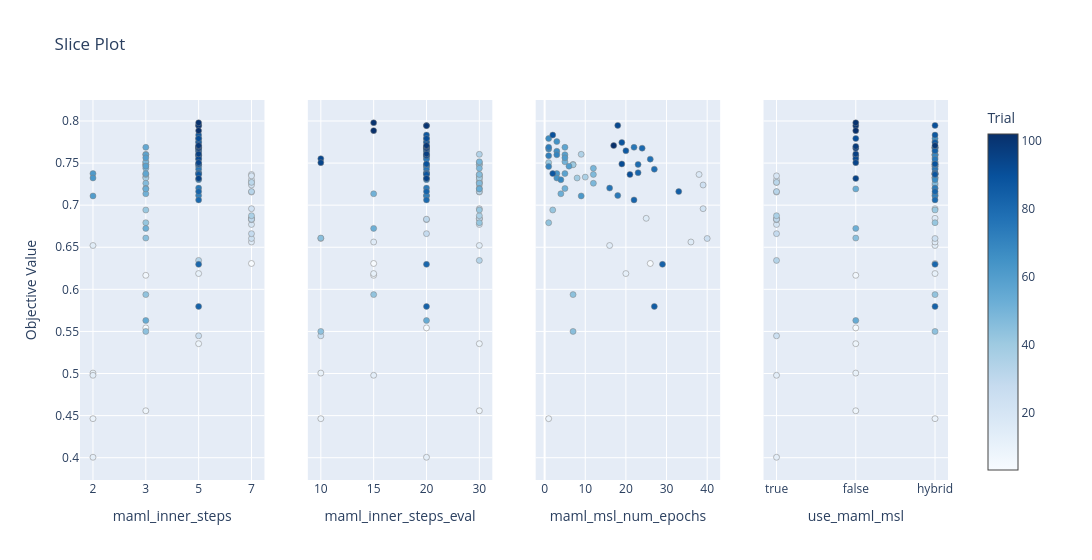

The cell this chart's notebook holds for it:
### Code cell
fig_slice = plot_slice(study, params=params_to_plot_MAMLPP)
fig_slice.show()

### Figure 1 — Plotly figure (JSON) as saved in the notebook; plotly's stock layout.template omitted (floating-point values rounded to 4 significant figures)
{"data": [{"marker": {"color": [3, 4, 5, 6, 7, 8, 9, 10, 11, 12, 13, 14, 15, 16, 17, 18, 19, 20, 21, 22, 23, 24, 25, 26, 27, 28, 29, 30, 31, 32, 33, 34, 35, 36, 37, 38, 39, 40, 41, 42, 43, 44, 45, 46, 47, 48, 49, 50, 51, 52, 53, 54, 55, 56, 57, 58, 59, 60, 61, 62, 63, 64, 65, 66, 67, 68, 69, 70, 71, 72, 73, 74, 75, 76, 77, 78, 79, 80, 81, 82, 83, 84, 85, 86, 87, 88, 89, 90, 91, 92, 93, 94, 95, 96, 97, 98, 99, 100, 101, 102], "colorbar": {"title": {"text": "Trial"}, "x": 1, "xpad": 40}, "colorscale": [[0, "rgb(247,251,255)"], [0.125, "rgb(222,235,247)"], [0.25, "rgb(198,219,239)"], [0.375, "rgb(158,202,225)"], [0.5, "rgb(107,174,214)"], [0.625, "rgb(66,146,198)"], [0.75, "rgb(33,113,181)"], [0.875, "rgb(8,81,156)"], [1, "rgb(8,48,107)"]], "line": {"color": "Grey", "width": 0.5}, "showscale": true}, "mode": "markers", "name": "Feasible Trial", "showlegend": false, "type": "scatter", "x": [7, 3, 7, 3, 3, 5, 2, 2, 5, 2, 2, 2, 7, 7, 7, 7, 7, 7, 7, 7, 7, 7, 5, 7, 7, 7, 7, 7, 7, 7, 5, 3, 3, 7, 3, 3, 3, 3, 3, 3, 3, 3, 3, 3, 3, 3, 3, 3, 3, 3, 3, 3, 3, 3, 3, 3, 3, 2, 2, 2, 5, 5, 5, 5, 5, 5, 5, 5, 5, 5, 5, 5, 5, 5, 5, 5, 5, 5, 5, 5, 5, 5, 5, 5, 5, 5, 5, 5, 5, 5, 5, 5, 5, 5, 5, 5, 5, 5, 5, 5], "xaxis": "x", "y": [0.6307, 0.5542, 0.7271, 0.6167, 0.4557, 0.5354, 0.4464, 0.5005, 0.6188, 0.4005, 0.4979, 0.6521, 0.6562, 0.6844, 0.7365, 0.7302, 0.7349, 0.6771, 0.6833, 0.6958, 0.724, 0.6604, 0.5448, 0.7156, 0.6839, 0.6661, 0.6828, 0.6833, 0.7271, 0.7161, 0.6344, 0.7604, 0.7333, 0.6875, 0.7484, 0.7323, 0.7479, 0.7505, 0.6943, 0.6792, 0.5938, 0.55, 0.6609, 0.7365, 0.726, 0.7438, 0.7516, 0.7198, 0.7135, 0.6724, 0.7193, 0.563, 0.7688, 0.7375, 0.7599, 0.7464, 0.7562, 0.7109, 0.7375, 0.7323, 0.7755, 0.7641, 0.7792, 0.7667, 0.7302, 0.7599, 0.7458, 0.7589, 0.7688, 0.7115, 0.7688, 0.7203, 0.7547, 0.7427, 0.7484, 0.7677, 0.7385, 0.7063, 0.6297, 0.7161, 0.5797, 0.7646, 0.7375, 0.7745, 0.7833, 0.7365, 0.749, 0.7948, 0.7792, 0.7589, 0.7552, 0.7505, 0.7318, 0.7609, 0.7677, 0.7698, 0.7708, 0.7943, 0.7979, 0.7885], "yaxis": "y"}, {"marker": {"color": [3, 4, 5, 6, 7, 8, 9, 10, 11, 12, 13, 14, 15, 16, 17, 18, 19, 20, 21, 22, 23, 24, 25, 26, 27, 28, 29, 30, 31, 32, 33, 34, 35, 36, 37, 38, 39, 40, 41, 42, 43, 44, 45, 46, 47, 48, 49, 50, 51, 52, 53, 54, 55, 56, 57, 58, 59, 60, 61, 62, 63, 64, 65, 66, 67, 68, 69, 70, 71, 72, 73, 74, 75, 76, 77, 78, 79, 80, 81, 82, 83, 84, 85, 86, 87, 88, 89, 90, 91, 92, 93, 94, 95, 96, 97, 98, 99, 100, 101, 102], "colorbar": {"title": {"text": "Trial"}, "x": 1, "xpad": 40}, "colorscale": [[0, "rgb(247,251,255)"], [0.125, "rgb(222,235,247)"], [0.25, "rgb(198,219,239)"], [0.375, "rgb(158,202,225)"], [0.5, "rgb(107,174,214)"], [0.625, "rgb(66,146,198)"], [0.75, "rgb(33,113,181)"], [0.875, "rgb(8,81,156)"], [1, "rgb(8,48,107)"]], "line": {"color": "Grey", "width": 0.5}, "showscale": false}, "mode": "markers", "name": "Feasible Trial", "showlegend": false, "type": "scatter", "x": [15, 20, 30, 15, 30, 30, 10, 10, 15, 20, 15, 30, 15, 30, 30, 30, 30, 30, 30, 30, 30, 10, 10, 30, 30, 20, 20, 20, 30, 30, 30, 30, 30, 30, 30, 30, 30, 30, 30, 30, 15, 10, 10, 30, 30, 30, 30, 30, 15, 15, 30, 20, 20, 20, 20, 20, 20, 20, 20, 20, 20, 20, 20, 20, 20, 20, 20, 20, 20, 20, 20, 20, 20, 20, 20, 20, 20, 20, 20, 20, 20, 20, 20, 20, 20, 20, 20, 20, 20, 20, 10, 10, 20, 20, 20, 20, 20, 20, 15, 15], "xaxis": "x2", "y": [0.6307, 0.5542, 0.7271, 0.6167, 0.4557, 0.5354, 0.4464, 0.5005, 0.6188, 0.4005, 0.4979, 0.6521, 0.6562, 0.6844, 0.7365, 0.7302, 0.7349, 0.6771, 0.6833, 0.6958, 0.724, 0.6604, 0.5448, 0.7156, 0.6839, 0.6661, 0.6828, 0.6833, 0.7271, 0.7161, 0.6344, 0.7604, 0.7333, 0.6875, 0.7484, 0.7323, 0.7479, 0.7505, 0.6943, 0.6792, 0.5938, 0.55, 0.6609, 0.7365, 0.726, 0.7438, 0.7516, 0.7198, 0.7135, 0.6724, 0.7193, 0.563, 0.7688, 0.7375, 0.7599, 0.7464, 0.7562, 0.7109, 0.7375, 0.7323, 0.7755, 0.7641, 0.7792, 0.7667, 0.7302, 0.7599, 0.7458, 0.7589, 0.7688, 0.7115, 0.7688, 0.7203, 0.7547, 0.7427, 0.7484, 0.7677, 0.7385, 0.7063, 0.6297, 0.7161, 0.5797, 0.7646, 0.7375, 0.7745, 0.7833, 0.7365, 0.749, 0.7948, 0.7792, 0.7589, 0.7552, 0.7505, 0.7318, 0.7609, 0.7677, 0.7698, 0.7708, 0.7943, 0.7979, 0.7885], "yaxis": "y2"}, {"marker": {"color": [3, 9, 11, 14, 15, 16, 17, 22, 23, 24, 34, 35, 37, 38, 39, 40, 41, 42, 43, 44, 46, 47, 48, 49, 50, 51, 55, 56, 57, 58, 59, 60, 61, 62, 63, 64, 65, 66, 67, 68, 69, 70, 71, 72, 73, 74, 75, 76, 77, 78, 79, 80, 81, 82, 83, 84, 85, 86, 87, 88, 89, 90, 99], "colorbar": {"title": {"text": "Trial"}, "x": 1, "xpad": 40}, "colorscale": [[0, "rgb(247,251,255)"], [0.125, "rgb(222,235,247)"], [0.25, "rgb(198,219,239)"], [0.375, "rgb(158,202,225)"], [0.5, "rgb(107,174,214)"], [0.625, "rgb(66,146,198)"], [0.75, "rgb(33,113,181)"], [0.875, "rgb(8,81,156)"], [1, "rgb(8,48,107)"]], "line": {"color": "Grey", "width": 0.5}, "showscale": false}, "mode": "markers", "name": "Feasible Trial", "showlegend": false, "type": "scatter", "x": [26, 1, 20, 16, 36, 25, 38, 39, 39, 40, 9, 10, 7, 8, 7, 1, 2, 1, 7, 7, 12, 12, 12, 5, 5, 4, 5, 5, 5, 6, 5, 9, 3, 3, 3, 3, 1, 1, 4, 3, 1, 1, 1, 18, 22, 16, 26, 27, 23, 24, 23, 22, 29, 33, 27, 20, 2, 19, 2, 21, 19, 18, 17], "xaxis": "x3", "y": [0.6307, 0.4464, 0.6188, 0.6521, 0.6562, 0.6844, 0.7365, 0.6958, 0.724, 0.6604, 0.7604, 0.7333, 0.7484, 0.7323, 0.7479, 0.7505, 0.6943, 0.6792, 0.5938, 0.55, 0.7365, 0.726, 0.7438, 0.7516, 0.7198, 0.7135, 0.7688, 0.7375, 0.7599, 0.7464, 0.7562, 0.7109, 0.7375, 0.7323, 0.7755, 0.7641, 0.7792, 0.7667, 0.7302, 0.7599, 0.7458, 0.7589, 0.7688, 0.7115, 0.7688, 0.7203, 0.7547, 0.7427, 0.7484, 0.7677, 0.7385, 0.7063, 0.6297, 0.7161, 0.5797, 0.7646, 0.7375, 0.7745, 0.7833, 0.7365, 0.749, 0.7948, 0.7708], "yaxis": "y3"}, {"marker": {"color": [3, 4, 5, 6, 7, 8, 9, 10, 11, 12, 13, 14, 15, 16, 17, 18, 19, 20, 21, 22, 23, 24, 25, 26, 27, 28, 29, 30, 31, 32, 33, 34, 35, 36, 37, 38, 39, 40, 41, 42, 43, 44, 45, 46, 47, 48, 49, 50, 51, 52, 53, 54, 55, 56, 57, 58, 59, 60, 61, 62, 63, 64, 65, 66, 67, 68, 69, 70, 71, 72, 73, 74, 75, 76, 77, 78, 79, 80, 81, 82, 83, 84, 85, 86, 87, 88, 89, 90, 91, 92, 93, 94, 95, 96, 97, 98, 99, 100, 101, 102], "colorbar": {"title": {"text": "Trial"}, "x": 1, "xpad": 40}, "colorscale": [[0, "rgb(247,251,255)"], [0.125, "rgb(222,235,247)"], [0.25, "rgb(198,219,239)"], [0.375, "rgb(158,202,225)"], [0.5, "rgb(107,174,214)"], [0.625, "rgb(66,146,198)"], [0.75, "rgb(33,113,181)"], [0.875, "rgb(8,81,156)"], [1, "rgb(8,48,107)"]], "line": {"color": "Grey", "width": 0.5}, "showscale": false}, "mode": "markers", "name": "Feasible Trial", "showlegend": false, "type": "scatter", "x": ["hybrid", false, true, false, false, false, "hybrid", false, "hybrid", true, true, "hybrid", "hybrid", "hybrid", "hybrid", true, true, true, true, "hybrid", "hybrid", "hybrid", true, true, true, true, true, true, true, true, true, "hybrid", "hybrid", true, "hybrid", "hybrid", "hybrid", "hybrid", "hybrid", "hybrid", "hybrid", "hybrid", false, "hybrid", "hybrid", "hybrid", "hybrid", "hybrid", "hybrid", false, false, false, "hybrid", "hybrid", "hybrid", "hybrid", "hybrid", "hybrid", "hybrid", "hybrid", "hybrid", "hybrid", "hybrid", "hybrid", "hybrid", "hybrid", "hybrid", "hybrid", "hybrid", "hybrid", "hybrid", "hybrid", "hybrid", "hybrid", "hybrid", "hybrid", "hybrid", "hybrid", "hybrid", "hybrid", "hybrid", "hybrid", "hybrid", "hybrid", "hybrid", "hybrid", "hybrid", "hybrid", false, false, false, false, false, false, false, false, "hybrid", false, false, false], "xaxis": "x4", "y": [0.6307, 0.5542, 0.7271, 0.6167, 0.4557, 0.5354, 0.4464, 0.5005, 0.6188, 0.4005, 0.4979, 0.6521, 0.6562, 0.6844, 0.7365, 0.7302, 0.7349, 0.6771, 0.6833, 0.6958, 0.724, 0.6604, 0.5448, 0.7156, 0.6839, 0.6661, 0.6828, 0.6833, 0.7271, 0.7161, 0.6344, 0.7604, 0.7333, 0.6875, 0.7484, 0.7323, 0.7479, 0.7505, 0.6943, 0.6792, 0.5938, 0.55, 0.6609, 0.7365, 0.726, 0.7438, 0.7516, 0.7198, 0.7135, 0.6724, 0.7193, 0.563, 0.7688, 0.7375, 0.7599, 0.7464, 0.7562, 0.7109, 0.7375, 0.7323, 0.7755, 0.7641, 0.7792, 0.7667, 0.7302, 0.7599, 0.7458, 0.7589, 0.7688, 0.7115, 0.7688, 0.7203, 0.7547, 0.7427, 0.7484, 0.7677, 0.7385, 0.7063, 0.6297, 0.7161, 0.5797, 0.7646, 0.7375, 0.7745, 0.7833, 0.7365, 0.749, 0.7948, 0.7792, 0.7589, 0.7552, 0.7505, 0.7318, 0.7609, 0.7677, 0.7698, 0.7708, 0.7943, 0.7979, 0.7885], "yaxis": "y4"}], "layout": {"title": {"text": "Slice Plot"}, "width": 1200, "xaxis": {"anchor": "y", "categoryarray": [2, 3, 5, 7], "categoryorder": "array", "domain": [0, 0.2125], "title": {"text": "maml_inner_steps"}, "type": "category"}, "xaxis2": {"anchor": "y2", "categoryarray": [10, 15, 20, 30], "categoryorder": "array", "domain": [0.2625, 0.475], "title": {"text": "maml_inner_steps_eval"}, "type": "category"}, "xaxis3": {"anchor": "y3", "domain": [0.525, 0.7375], "title": {"text": "maml_msl_num_epochs"}}, "xaxis4": {"anchor": "y4", "categoryarray": [true, false, "hybrid"], "categoryorder": "array", "domain": [0.7875, 1], "title": {"text": "use_maml_msl"}, "type": "category"}, "yaxis": {"anchor": "x", "domain": [0, 1], "title": {"text": "Objective Value"}}, "yaxis2": {"anchor": "x2", "domain": [0, 1], "matches": "y", "showticklabels": false}, "yaxis3": {"anchor": "x3", "domain": [0, 1], "matches": "y", "showticklabels": false}, "yaxis4": {"anchor": "x4", "domain": [0, 1], "matches": "y", "showticklabels": false}}}
